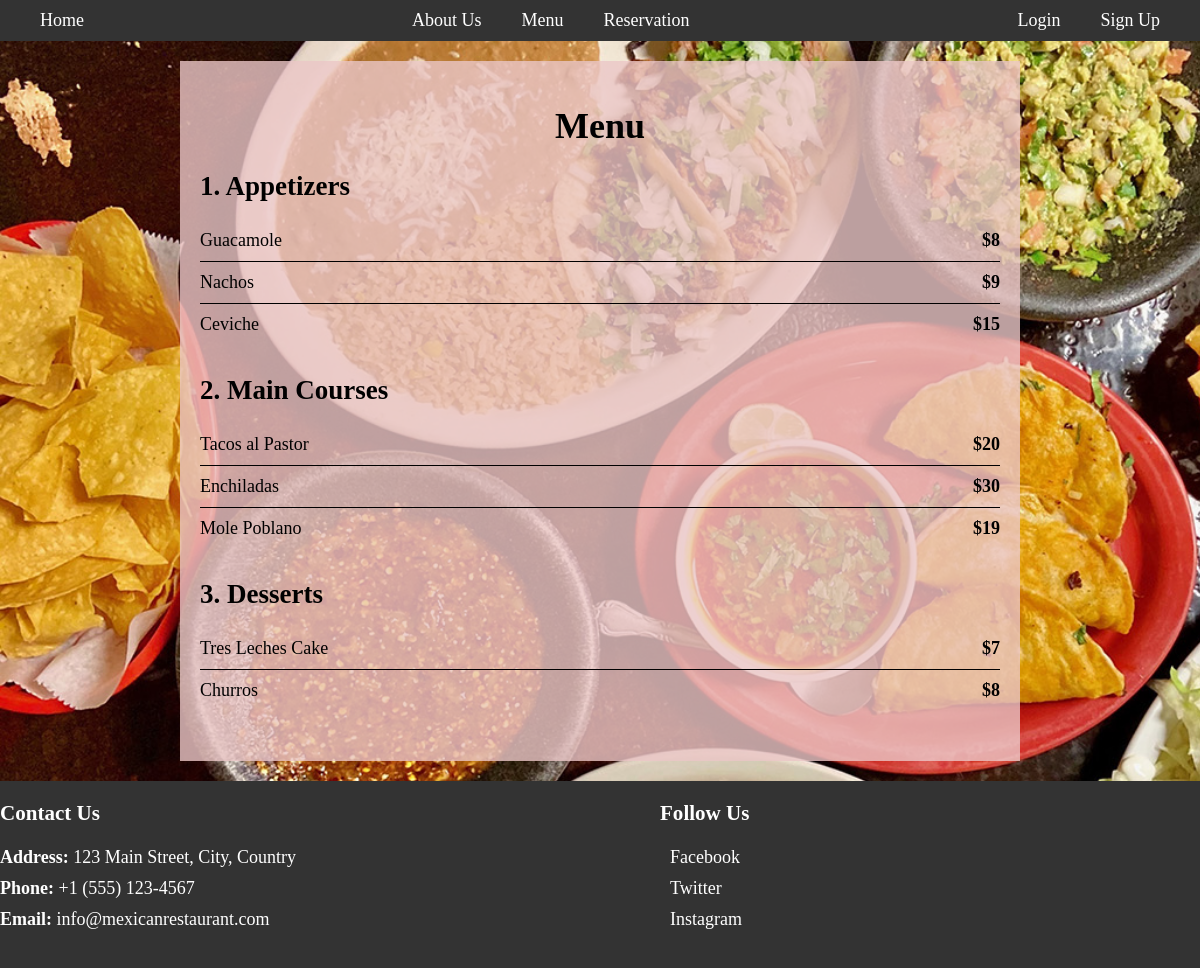
The page /menu on the database its author committed.
### models.py (models this page shows, shortened)
class Type(db.Model):
    id = db.Column(db.Integer, primary_key=True)
    name = db.Column(db.String(30), nullable=False)
    dishes = db.relationship("Dish", back_populates="dish_type")

class Dish(db.Model):
    id = db.Column(db.Integer, primary_key=True)
    name = db.Column(db.String(100), nullable=False)
    price = db.Column(db.Integer, nullable=False)
    photo_url = db.Column(db.String(300))
    order_items = db.relationship("OrderItem", back_populates="dish")
    type_id = db.Column(db.Integer, db.ForeignKey("type.id"))
    dish_type = db.relationship("Type", back_populates="dishes")

### main.py (the view)
@main.route('/menu')
def menu():
    dish_groups = Type.query.order_by(Type.name).all()
    return render_template("menu.html", dish_groups=dish_groups)

### templates/menu.html (shortened to what this page needs)
{% extends 'base.html' %}
{% block body %}
<div class="menu">
    <h1>Menu</h1>
    {% for dish_group in dish_groups %}
    <div class="menu-item">
        <h2>{{dish_group.name}}</h2>
        <ul>
            {% for dish in dish_group.dishes %}
            <li>
                <span class="dish-name">{{ dish.name }}</span>
                <span class="price">${{dish.price}}</span>
            </li>
            {% endfor %}
        </ul>
    </div>
    {% endfor %}
  </div>
{% endblock %}

### static/css/main.css (style rules this page uses)
body { font-family: 'Playfair Display', serif; font-size: large; background-color: #f5f5f5; margin: 0; padding: 0; background-image: url('../img/menu-background.jpeg'); background-size: cover; }

### static/css/menu.css (style rules this page uses)
.menu:before { content: ""; position: absolute; top: 0; left: 0; width: 100%; height: 100%; opacity: 0.5; z-index: -1; }
.menu { background-color: rgba(235, 199, 199, 0.8); max-width: 800px; margin: 20px auto; padding: 20px; }
.menu h1 { text-align: center; }
.menu-item { margin-bottom: 30px; }
.menu-item h2 { font-size: 1.5em; margin-bottom: 10px; }
.menu-item ul { list-style: none; padding: 0; }
.menu-item li { display: flex; justify-content: space-between; align-items: center; border-bottom: 1px solid #000000; padding: 10px 0; }
.menu-item li:last-child { border-bottom: none; }
.dish-name { flex-grow: 1; }
.price { font-weight: bold; }

### rows shown on the page
Type: name "1. Appetizers"
Dish: name "Guacamole", price "8"
Dish: name "Nachos", price "9"
Dish: name "Ceviche", price "15"
Type: name "2. Main Courses"
Dish: name "Tacos al Pastor", price "20"
Dish: name "Enchiladas", price "30"
Dish: name "Mole Poblano", price "19"
Type: name "3. Desserts"
Dish: name "Tres Leches Cake", price "7"
Dish: name "Churros", price "8"
